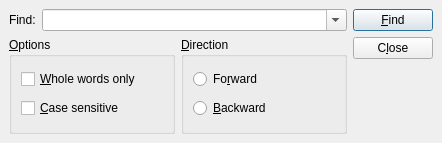
<ui version="4.0" >
 <class>Dialog</class>
 <widget class="QDialog" name="Dialog" >
  <property name="geometry" >
   <rect>
    <x>0</x>
    <y>0</y>
    <width>442</width>
    <height>143</height>
   </rect>
  </property>
  <property name="windowTitle" >
   <string>Dialog</string>
  </property>
  <layout class="QHBoxLayout" >
   <property name="margin" >
    <number>9</number>
   </property>
   <property name="spacing" >
    <number>6</number>
   </property>
   <item>
    <layout class="QVBoxLayout" >
     <property name="margin" >
      <number>0</number>
     </property>
     <property name="spacing" >
      <number>6</number>
     </property>
     <item>
      <layout class="QHBoxLayout" >
       <property name="margin" >
        <number>0</number>
       </property>
       <property name="spacing" >
        <number>6</number>
       </property>
       <item>
        <widget class="QLabel" name="label" >
         <property name="sizePolicy" >
          <sizepolicy>
           <hsizetype>1</hsizetype>
           <vsizetype>5</vsizetype>
           <horstretch>0</horstretch>
           <verstretch>0</verstretch>
          </sizepolicy>
         </property>
         <property name="text" >
          <string>Find:</string>
         </property>
        </widget>
       </item>
       <item>
        <widget class="QComboBox" name="findComboBox" >
         <property name="sizePolicy" >
          <sizepolicy>
           <hsizetype>3</hsizetype>
           <vsizetype>0</vsizetype>
           <horstretch>0</horstretch>
           <verstretch>0</verstretch>
          </sizepolicy>
         </property>
         <property name="toolTip" >
          <string/>
         </property>
         <property name="editable" >
          <bool>true</bool>
         </property>
         <property name="frame" >
          <bool>true</bool>
         </property>
        </widget>
       </item>
      </layout>
     </item>
     <item>
      <layout class="QHBoxLayout" >
       <property name="margin" >
        <number>0</number>
       </property>
       <property name="spacing" >
        <number>6</number>
       </property>
       <item>
        <widget class="QGroupBox" name="groupBox" >
         <property name="title" >
          <string>&amp;Options</string>
         </property>
         <layout class="QVBoxLayout" >
          <property name="margin" >
           <number>9</number>
          </property>
          <property name="spacing" >
           <number>6</number>
          </property>
          <item>
           <widget class="QCheckBox" name="wholeWordsCheckBox" >
            <property name="text" >
             <string>&amp;Whole words only</string>
            </property>
           </widget>
          </item>
          <item>
           <widget class="QCheckBox" name="caseSensitiveCheckBox" >
            <property name="text" >
             <string>&amp;Case sensitive</string>
            </property>
           </widget>
          </item>
         </layout>
        </widget>
       </item>
       <item>
        <widget class="QGroupBox" name="groupBox_2" >
         <property name="title" >
          <string>&amp;Direction</string>
         </property>
         <layout class="QVBoxLayout" >
          <property name="margin" >
           <number>9</number>
          </property>
          <property name="spacing" >
           <number>6</number>
          </property>
          <item>
           <widget class="QRadioButton" name="forwardRadioButton" >
            <property name="text" >
             <string>Fo&amp;rward</string>
            </property>
           </widget>
          </item>
          <item>
           <widget class="QRadioButton" name="backwardRadioButton" >
            <property name="text" >
             <string>&amp;Backward</string>
            </property>
           </widget>
          </item>
         </layout>
        </widget>
       </item>
      </layout>
     </item>
    </layout>
   </item>
   <item>
    <layout class="QVBoxLayout" >
     <property name="margin" >
      <number>0</number>
     </property>
     <property name="spacing" >
      <number>6</number>
     </property>
     <item>
      <widget class="QPushButton" name="findButton" >
       <property name="text" >
        <string>&amp;Find</string>
       </property>
      </widget>
     </item>
     <item>
      <widget class="QPushButton" name="closeButton" >
       <property name="text" >
        <string>C&amp;lose</string>
       </property>
      </widget>
     </item>
     <item>
      <spacer>
       <property name="orientation" >
        <enum>Qt::Vertical</enum>
       </property>
       <property name="sizeHint" >
        <size>
         <width>20</width>
         <height>40</height>
        </size>
       </property>
      </spacer>
     </item>
    </layout>
   </item>
  </layout>
 </widget>
 <resources/>
 <connections>
  <connection>
   <sender>findButton</sender>
   <signal>clicked()</signal>
   <receiver>Dialog</receiver>
   <slot>accept()</slot>
   <hints>
    <hint type="sourcelabel" >
     <x>351</x>
     <y>38</y>
    </hint>
    <hint type="destinationlabel" >
     <x>233</x>
     <y>29</y>
    </hint>
   </hints>
  </connection>
  <connection>
   <sender>closeButton</sender>
   <signal>clicked()</signal>
   <receiver>Dialog</receiver>
   <slot>reject()</slot>
   <hints>
    <hint type="sourcelabel" >
     <x>330</x>
     <y>66</y>
    </hint>
    <hint type="destinationlabel" >
     <x>197</x>
     <y>125</y>
    </hint>
   </hints>
  </connection>
 </connections>
</ui>
